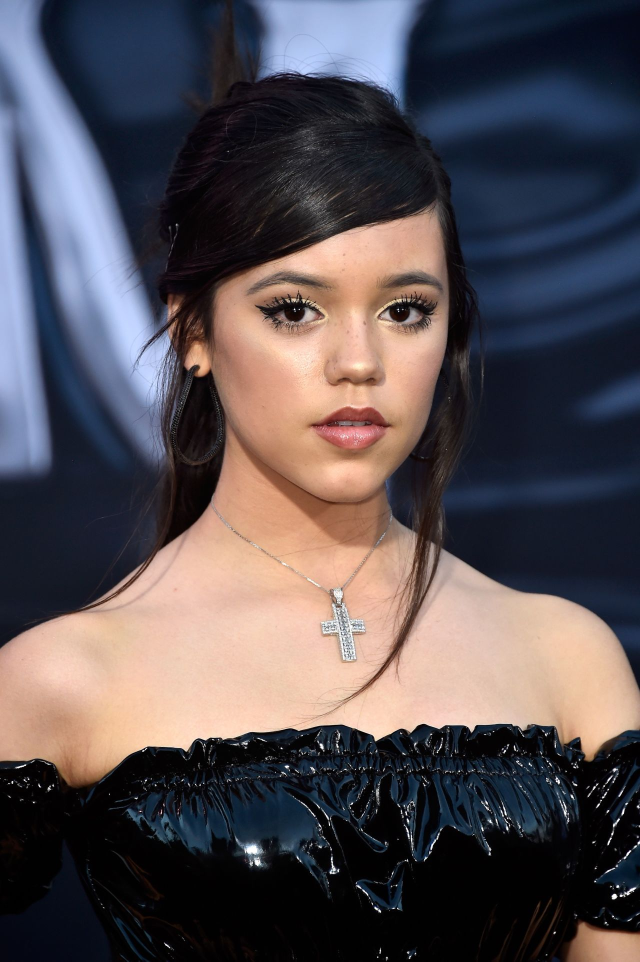
#> input picture notebooks/dataset/jenna_ortega/1.jpg, 1280 x 1923 px (shown at 1/2 size)
$ jupyter execute 01_Image_Preprocessing_and_Dataset_Analysis.ipynb   (shell and % lines are left out)
#> lines starting #> are read from the running program, lines starting #| are printed output that depends on the picture; long printed decimals are rounded
[cell 1]
# Import Libraries

import os
import cv2
import numpy as np
import matplotlib.pyplot as plt
from PIL import Image
import pandas as pd

import warnings
warnings.filterwarnings('ignore')

[cell 2]
# Dataset Path

DATASET_PATH = "./dataset"

print("Dataset exists:", os.path.exists(DATASET_PATH))

[cell 3]
# Count Images

image_extensions = (".jpg", ".jpeg", ".png",".jfif")

image_paths = []
person_names = []

for root, subdir, files in os.walk(DATASET_PATH):
    for name in subdir:
        person_names.append(name)
    for file in files:
        if file.lower().endswith(image_extensions):
            image_paths.append(os.path.join(root, file))

print("Total Images:", len(image_paths))

[cell 4]
for i in image_paths:
    print(i)

[cell 5]
for i in person_names:
    print(i)

[cell 6]
# Class Distribution

labels = [os.path.basename(os.path.dirname(path)) for path in image_paths]

df = pd.DataFrame({"Actors": labels})

df["Actors"].value_counts()

[cell 7]
# Plot Class Distribution

df["Actors"].value_counts().plot(
    kind="bar",
    figsize=(8,4),
    title="Images per Employee"
)

plt.show()
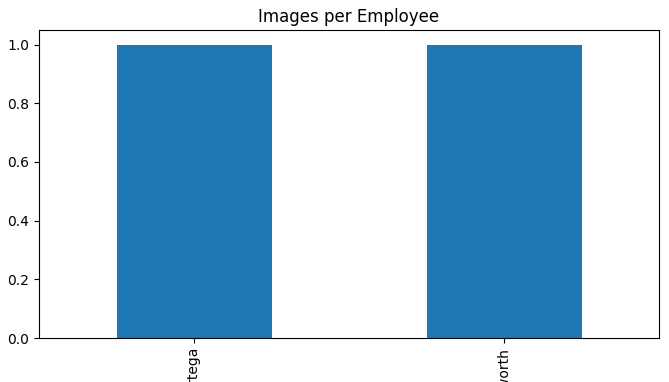
#> figure drawn by matplotlib, 1 panel

[cell 8]
# Read an Image

image_path = image_paths[0]

image = cv2.imread(image_path)
#> image is the input picture: shape (1923, 1280, 3); mean B, G, R 83, 78.4, 85.7

print(image.shape)
#| (1923, 1280, 3)

[cell 9]
# Display Image

rgb = cv2.cvtColor(image, cv2.COLOR_BGR2RGB)

plt.imshow(rgb)

[cell 10]
# Image Info

print("Height :", image.shape[0])
#| Height : 1923
print("Width  :", image.shape[1])
#| Width  : 1280
print("Channels :", image.shape[2])
#| Channels : 3

print("Data Type :", image.dtype)
#| Data Type : uint8

[cell 11]
# Resize Image

resized = cv2.resize(rgb, (160,160))
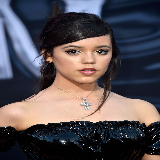
#> resized: shape (160, 160, 3); mean R, G, B 85.7, 78.4, 83

plt.imshow(resized)

[cell 12]
# Convert to Grayscale

gray = cv2.cvtColor(image, cv2.COLOR_BGR2GRAY)
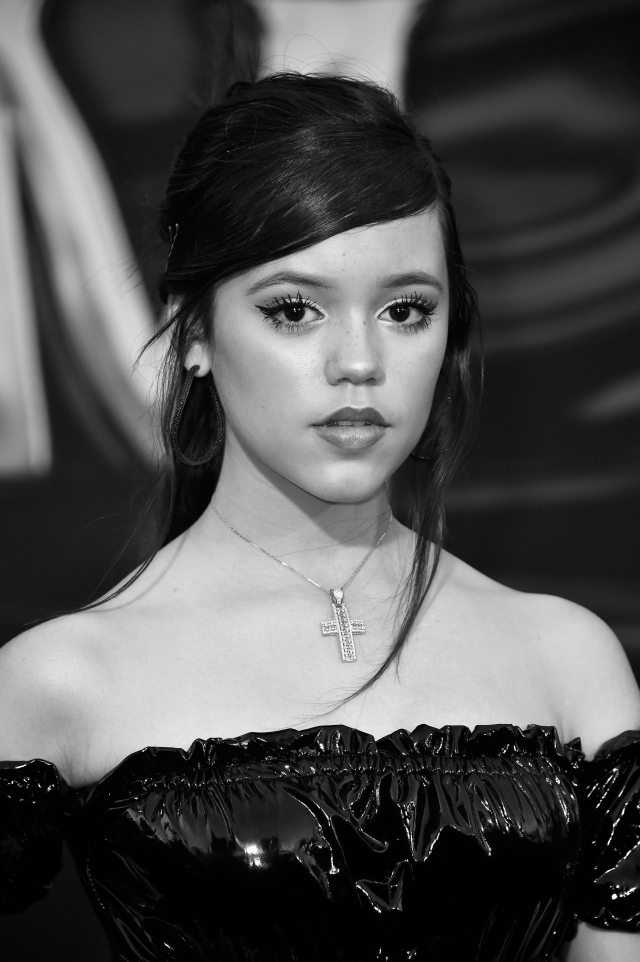
#> gray: shape (1923, 1280) (shown at 1/2 size); min 0, max 255, mean 81.1

plt.imshow(gray, cmap="gray")

[cell 13]
# RGB Histogram

colors = ("b","g","r")

for i,color in enumerate(colors):
    hist = cv2.calcHist([image],[i],None,[256],[0,256])
    plt.plot(hist,color=color)

plt.title("RGB Histogram")
plt.xlabel("Pixel Intensity")
plt.ylabel("Frequency")
plt.show()
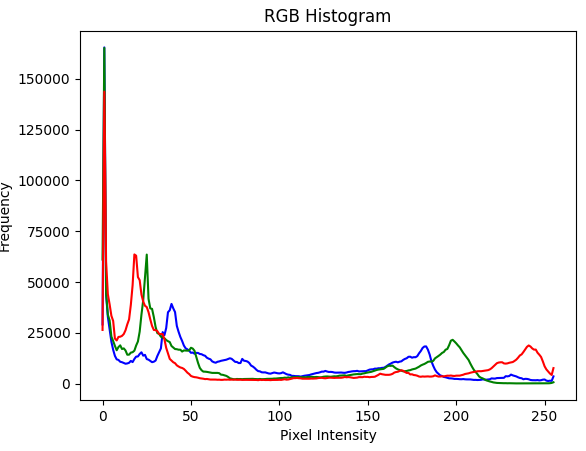
#> figure drawn by matplotlib, 1 panel; curve peaks at x = 1, y = 165466; curve peaks at x = 1, y = 165186; curve peaks at x = 1, y = 143691

[cell 14]
# Normalize Image

normalized = resized.astype("float32") / 255.0

print(normalized.min())
#| 0.0
print(normalized.max())
#| 1.0

[cell 15]
# Brightness

bright = cv2.convertScaleAbs(rgb, beta=50)
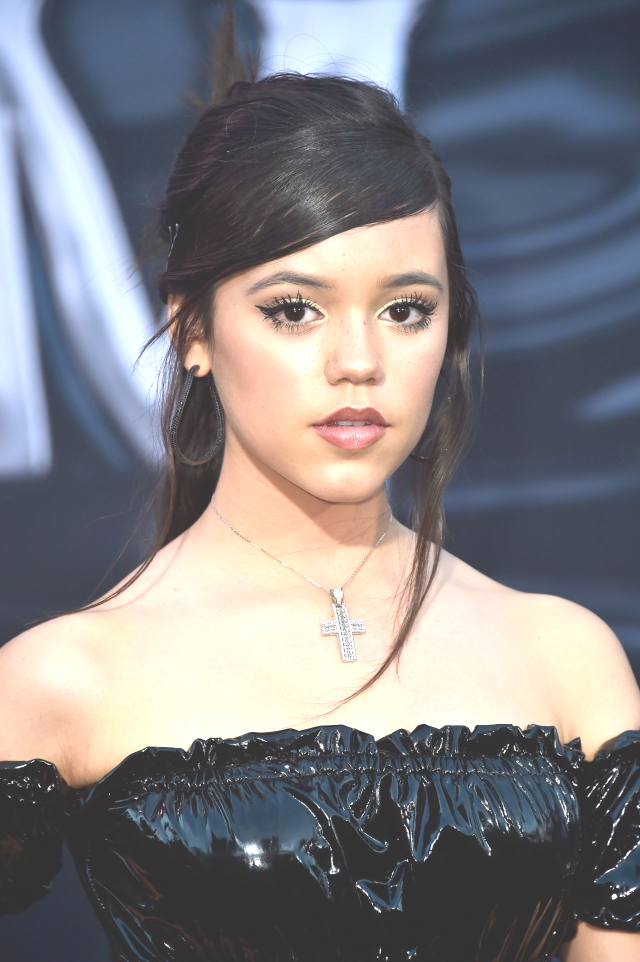
#> bright: shape (1923, 1280, 3) (shown at 1/2 size); mean R, G, B 129.9, 128.2, 131.8

plt.imshow(bright)

[cell 16]
# Contrast

contrast = cv2.convertScaleAbs(rgb, alpha=1.5)
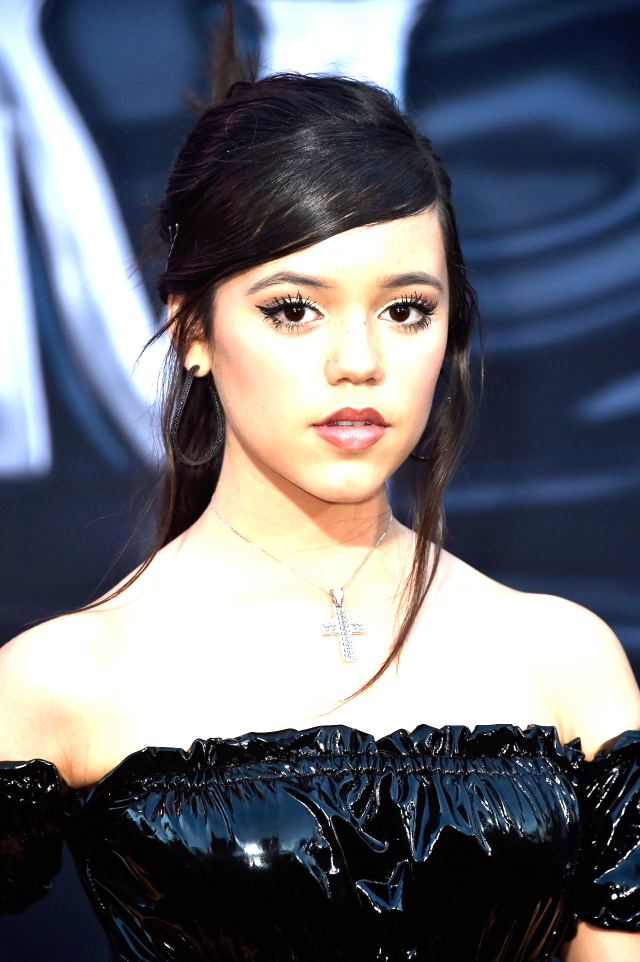
#> contrast: shape (1923, 1280, 3) (shown at 1/2 size); mean R, G, B 107.5, 109.7, 118

plt.imshow(contrast)

[cell 17]
# Gaussian Blur

blur = cv2.GaussianBlur(rgb,(5,5),0)

plt.imshow(blur)

[cell 18]
# Median Blur

median = cv2.medianBlur(rgb,5)

plt.imshow(median)

[cell 19]
# Bilateral Filter

bilateral = cv2.bilateralFilter(rgb,9,75,75)

plt.imshow(bilateral)

[cell 20]
# Edge Detection

edges = cv2.Canny(gray,100,200)
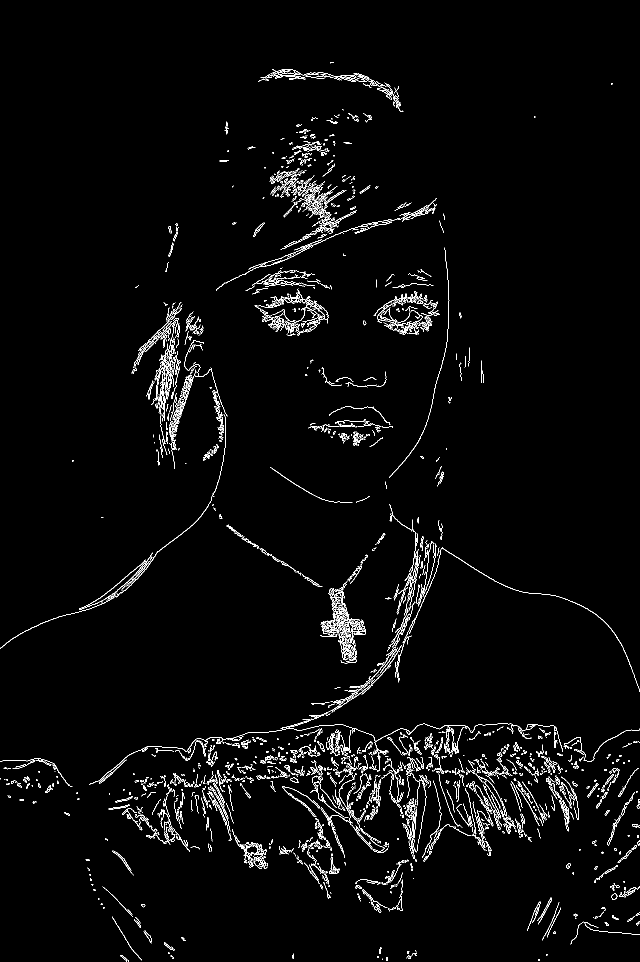
#> edges: shape (1923, 1280) (shown at 1/2 size); 2.4% white in thin lines or dots

plt.imshow(edges,cmap="gray")

[cell 21]
# Horizontal Flip

flip = cv2.flip(rgb,1)
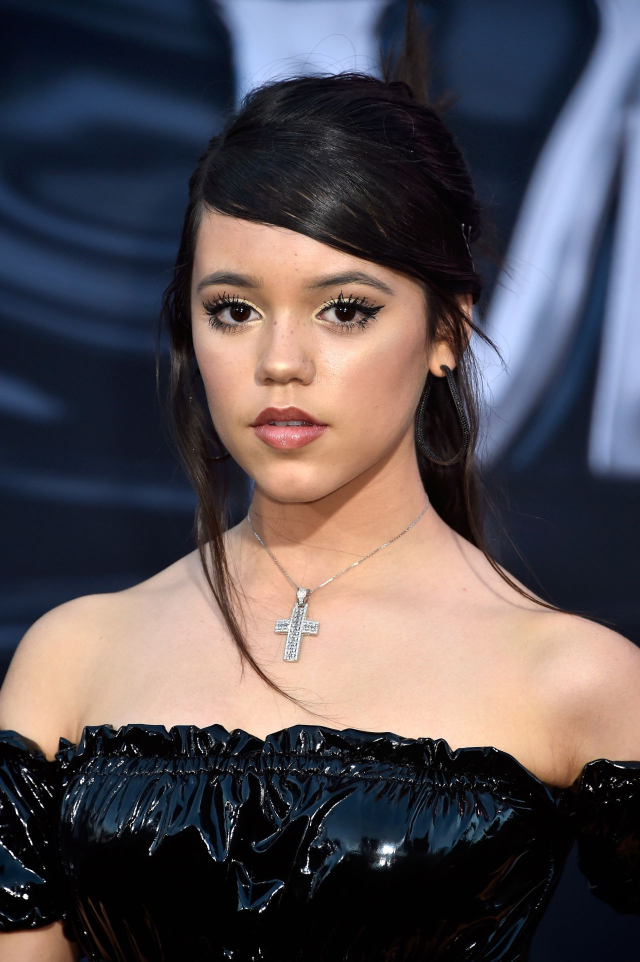
#> flip: shape (1923, 1280, 3) (shown at 1/2 size); mean R, G, B 85.7, 78.4, 83

plt.imshow(flip)

[cell 22]
# Rotate Image
rotated = cv2.rotate(rgb,cv2.ROTATE_90_CLOCKWISE)
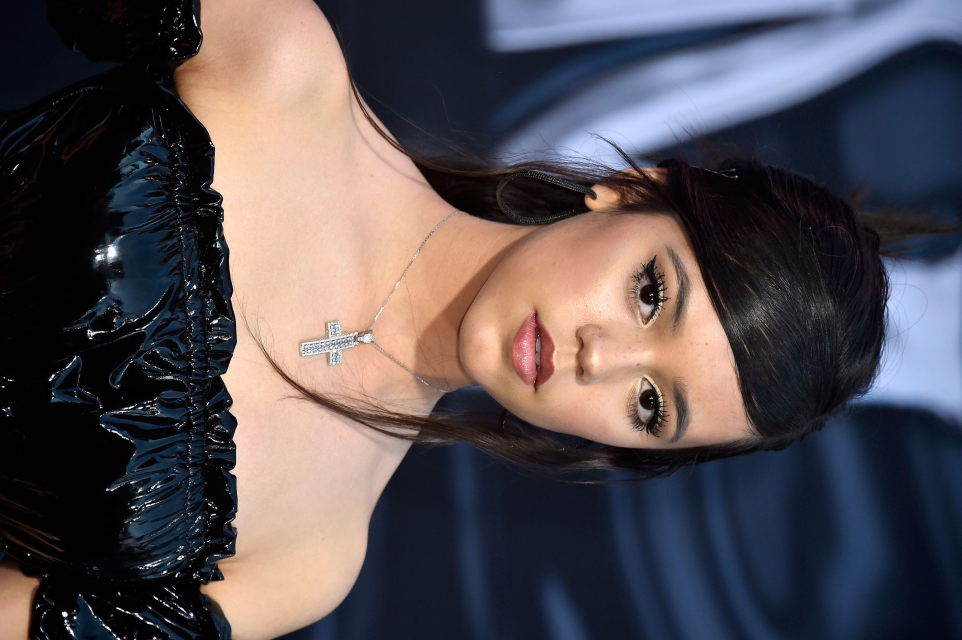
#> rotated: shape (1280, 1923, 3) (shown at 1/2 size); mean R, G, B 85.7, 78.4, 83

plt.imshow(rotated)

[cell 23]
# Saving Processed Image
cv2.imwrite("processed_image.jpg",cv2.cvtColor(resized,cv2.COLOR_RGB2BGR))
#> Out = True

[cell 24]
titles = ["Original","Gray","Blur","Edges"]

images = [
    rgb,
    gray,
    blur,
    edges
]

fig,axes = plt.subplots(1,4,figsize=(15,5))

for ax,title,img in zip(axes,titles,images):

    if len(np.array(img).shape)==2:
        ax.imshow(img,cmap="gray")
    else:
        ax.imshow(img)

    ax.set_title(title)
    ax.axis("off")
#> this loop made 4 passes
#> title on passes 1 to 4: 'Original', 'Gray', 'Blur', 'Edges'

plt.show()

[cell 25]
# Image Quality Statistics

print("Mean Pixel :", np.mean(image))
#| Mean Pixel : 82.371
print("Std Dev :", np.std(image))
#| Std Dev : 78.811
print("Minimum :", np.min(image))
#| Minimum : 0
print("Maximum :", np.max(image))
#| Maximum : 255

[cell 26]
# Random Image Viewer

import random

path = random.choice(image_paths)

img = cv2.cvtColor(cv2.imread(path),cv2.COLOR_BGR2RGB)
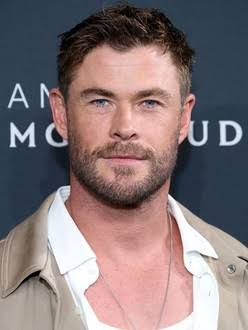
#> input picture notebooks/dataset/chris_hemsworth/1.jpg, 248 x 330 px

plt.imshow(img)
plt.title(os.path.basename(os.path.dirname(path)))
